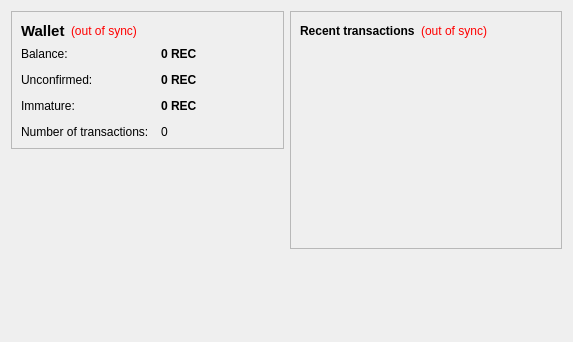
<?xml version="1.0" encoding="UTF-8"?>
<ui version="4.0">
 <class>OverviewPage</class>
 <widget class="QWidget" name="OverviewPage">
  <property name="geometry">
   <rect>
    <x>0</x>
    <y>0</y>
    <width>573</width>
    <height>342</height>
   </rect>
  </property>
  <property name="windowTitle">
   <string>Form</string>
  </property>
  <layout class="QHBoxLayout" name="horizontalLayout" stretch="1,1">
   <item>
    <layout class="QVBoxLayout" name="verticalLayout_2">
     <item>
      <widget class="QFrame" name="frame">
       <property name="frameShape">
        <enum>QFrame::StyledPanel</enum>
       </property>
       <property name="frameShadow">
        <enum>QFrame::Raised</enum>
       </property>
       <layout class="QVBoxLayout" name="verticalLayout_4">
        <item>
         <layout class="QHBoxLayout" name="horizontalLayout_4">
          <item>
           <widget class="QLabel" name="label_5">
            <property name="font">
             <font>
              <pointsize>11</pointsize>
              <weight>75</weight>
              <bold>true</bold>
             </font>
            </property>
            <property name="text">
             <string>Wallet</string>
            </property>
           </widget>
          </item>
          <item>
           <widget class="QLabel" name="labelWalletStatus">
            <property name="toolTip">
             <string>The displayed information may be out of date. Your wallet automatically synchronizes with the RecCoin network after a connection is established, but this process has not completed yet.</string>
            </property>
            <property name="styleSheet">
             <string notr="true">QLabel { color: red; }</string>
            </property>
            <property name="text">
             <string notr="true">(out of sync)</string>
            </property>
            <property name="alignment">
             <set>Qt::AlignLeading|Qt::AlignLeft|Qt::AlignVCenter</set>
            </property>
           </widget>
          </item>
          <item>
           <spacer name="horizontalSpacer_2">
            <property name="orientation">
             <enum>Qt::Horizontal</enum>
            </property>
            <property name="sizeHint" stdset="0">
             <size>
              <width>40</width>
              <height>20</height>
             </size>
            </property>
           </spacer>
          </item>
         </layout>
        </item>
        <item>
         <layout class="QFormLayout" name="formLayout_2">
          <property name="fieldGrowthPolicy">
           <enum>QFormLayout::AllNonFixedFieldsGrow</enum>
          </property>
          <property name="horizontalSpacing">
           <number>12</number>
          </property>
          <property name="verticalSpacing">
           <number>12</number>
          </property>
          <item row="0" column="0">
           <widget class="QLabel" name="label">
            <property name="text">
             <string>Balance:</string>
            </property>
           </widget>
          </item>
          <item row="0" column="1">
           <widget class="QLabel" name="labelBalance">
            <property name="font">
             <font>
              <weight>75</weight>
              <bold>true</bold>
             </font>
            </property>
            <property name="cursor">
             <cursorShape>IBeamCursor</cursorShape>
            </property>
            <property name="toolTip">
             <string>Your current balance</string>
            </property>
            <property name="text">
             <string notr="true">0 REC</string>
            </property>
            <property name="textInteractionFlags">
             <set>Qt::LinksAccessibleByMouse|Qt::TextSelectableByKeyboard|Qt::TextSelectableByMouse</set>
            </property>
           </widget>
          </item>
          <item row="1" column="0">
           <widget class="QLabel" name="label_3">
            <property name="text">
             <string>Unconfirmed:</string>
            </property>
           </widget>
          </item>
          <item row="1" column="1">
           <widget class="QLabel" name="labelUnconfirmed">
            <property name="font">
             <font>
              <weight>75</weight>
              <bold>true</bold>
             </font>
            </property>
            <property name="cursor">
             <cursorShape>IBeamCursor</cursorShape>
            </property>
            <property name="toolTip">
             <string>Total of transactions that have yet to be confirmed, and do not yet count toward the current balance</string>
            </property>
            <property name="text">
             <string notr="true">0 REC</string>
            </property>
            <property name="textInteractionFlags">
             <set>Qt::LinksAccessibleByMouse|Qt::TextSelectableByKeyboard|Qt::TextSelectableByMouse</set>
            </property>
           </widget>
          </item>
          <item row="3" column="0">
           <widget class="QLabel" name="label_2">
            <property name="text">
             <string>Number of transactions:</string>
            </property>
           </widget>
          </item>
          <item row="3" column="1">
           <widget class="QLabel" name="labelNumTransactions">
            <property name="toolTip">
             <string>Total number of transactions in wallet</string>
            </property>
            <property name="text">
             <string notr="true">0</string>
            </property>
           </widget>
          </item>
          <item row="2" column="0">
           <widget class="QLabel" name="labelImmatureText">
            <property name="text">
             <string>Immature:</string>
            </property>
           </widget>
          </item>
          <item row="2" column="1">
           <widget class="QLabel" name="labelImmature">
            <property name="font">
             <font>
              <weight>75</weight>
              <bold>true</bold>
             </font>
            </property>
            <property name="toolTip">
             <string>Mined balance that has not yet matured</string>
            </property>
            <property name="text">
             <string notr="true">0 REC</string>
            </property>
            <property name="textInteractionFlags">
             <set>Qt::LinksAccessibleByMouse|Qt::TextSelectableByKeyboard|Qt::TextSelectableByMouse</set>
            </property>
           </widget>
          </item>
         </layout>
        </item>
       </layout>
      </widget>
     </item>
     <item>
      <spacer name="verticalSpacer">
       <property name="orientation">
        <enum>Qt::Vertical</enum>
       </property>
       <property name="sizeHint" stdset="0">
        <size>
         <width>20</width>
         <height>40</height>
        </size>
       </property>
      </spacer>
     </item>
    </layout>
   </item>
   <item>
    <layout class="QVBoxLayout" name="verticalLayout_3">
     <item>
      <widget class="QFrame" name="frame_2">
       <property name="frameShape">
        <enum>QFrame::StyledPanel</enum>
       </property>
       <property name="frameShadow">
        <enum>QFrame::Raised</enum>
       </property>
       <layout class="QVBoxLayout" name="verticalLayout">
        <item>
         <layout class="QHBoxLayout" name="horizontalLayout_2">
          <item>
           <widget class="QLabel" name="label_4">
            <property name="text">
             <string>&lt;b&gt;Recent transactions&lt;/b&gt;</string>
            </property>
           </widget>
          </item>
          <item>
           <widget class="QLabel" name="labelTransactionsStatus">
            <property name="toolTip">
             <string>The displayed information may be out of date. Your wallet automatically synchronizes with the RecCoin network after a connection is established, but this process has not completed yet.</string>
            </property>
            <property name="styleSheet">
             <string notr="true">QLabel { color: red; }</string>
            </property>
            <property name="text">
             <string notr="true">(out of sync)</string>
            </property>
            <property name="alignment">
             <set>Qt::AlignRight|Qt::AlignTrailing|Qt::AlignVCenter</set>
            </property>
           </widget>
          </item>
          <item>
           <spacer name="horizontalSpacer">
            <property name="orientation">
             <enum>Qt::Horizontal</enum>
            </property>
            <property name="sizeHint" stdset="0">
             <size>
              <width>40</width>
              <height>20</height>
             </size>
            </property>
           </spacer>
          </item>
         </layout>
        </item>
        <item>
         <widget class="QListView" name="listTransactions">
          <property name="styleSheet">
           <string notr="true">QListView { background: transparent; }</string>
          </property>
          <property name="frameShape">
           <enum>QFrame::NoFrame</enum>
          </property>
          <property name="verticalScrollBarPolicy">
           <enum>Qt::ScrollBarAlwaysOff</enum>
          </property>
          <property name="horizontalScrollBarPolicy">
           <enum>Qt::ScrollBarAlwaysOff</enum>
          </property>
          <property name="selectionMode">
           <enum>QAbstractItemView::NoSelection</enum>
          </property>
         </widget>
        </item>
       </layout>
      </widget>
     </item>
     <item>
      <spacer name="verticalSpacer_2">
       <property name="orientation">
        <enum>Qt::Vertical</enum>
       </property>
       <property name="sizeHint" stdset="0">
        <size>
         <width>20</width>
         <height>40</height>
        </size>
       </property>
      </spacer>
     </item>
    </layout>
   </item>
  </layout>
 </widget>
 <resources/>
 <connections/>
</ui>
